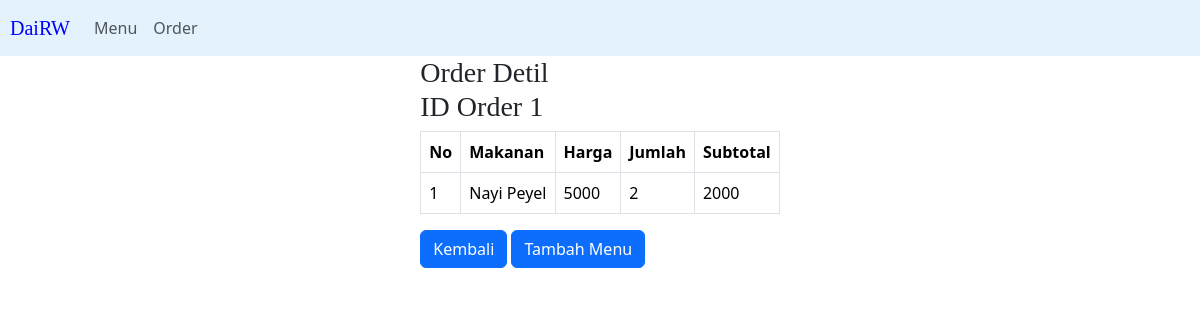
/Orderdetil.php?idorder=1, run on the app's committed database.
### tables this page shows
CREATE TABLE `order_detil` (
  `id` int(11) NOT NULL,
  `id_order` int(11) NOT NULL,
  `id_menu` int(11) NOT NULL,
  `jumlah` int(11) NOT NULL,
  `harga` decimal(20,0) NOT NULL,
  `subtotal` decimal(20,0) NOT NULL
);

CREATE TABLE `menu` (
  `id_makanan` int(30) NOT NULL,
  `nama_makanan` varchar(30) NOT NULL,
  `harga` int(10) NOT NULL
);

### orderDetil.php (the view, shortened to what this page needs)
<?php
include "koneksi.inc";
if(isset($_GET['idorder'])){
	$idorder = $_GET['idorder'];
	$raw_sql = mysqli_query($koneksi, "SELECT menu.nama_makanan, menu.harga, order_detil.jumlah, order_detil.subtotal FROM menu INNER JOIN order_detil ON (order_detil.id_menu = menu.id_makanan) WHERE order_detil.id_order = $idorder");
} else{
	$idorder = "Invalid";
}
$ind = 1;
?>
<!DOCTYPE html>
<html lang="en">
<head>
	<link href="https://cdn.jsdelivr.net/npm/bootstrap@5.3.2/dist/css/bootstrap.min.css" rel="stylesheet">
</head>
<body>
	<nav class="navbar navbar-expand-lg navbar-light" style="background-color: #e3f2fd;">
		<a class="navbar-brand" href="index.php" style="margin-left: 10px; font-family: cursive; color: blue;">DaiRW</a>
  		<div class="collapse navbar-collapse" id="navbarNavAltMarkup">
    		<div class="navbar-nav">
		      <a class="nav-item nav-link" href="menu.php">Menu</a>
		      <a class="nav-item nav-link" href="order.php">Order</a>
    		</div>
		</div>
	</nav>
	<div class="container">
		<div class="row justify-content-center">
			<div class="col-md-auto">
				<h3 style="font-family: Cursive;">Order Detil<br>
					ID Order <?= $idorder ?>
				</h3>
				<table class="table table-bordered">
				    <tr>
				        <th>No</th>
				        <th>Makanan</th>
				        <th>Harga</th>
				        <th>Jumlah</th>
				        <th>Subtotal</th>
				    </tr>
				    <?php while($row = mysqli_fetch_assoc($raw_sql)): ?>
				    	<tr>
				    		<td><?= $ind ?></td>
				    		<td><?= $row['nama_makanan'] ?></td>
				    		<td><?= $row['harga'] ?></td>
				    		<td><?= $row['jumlah'] ?></td>
				    		<td><?= $row['subtotal'] ?></td>
				    	</tr>
				    <?php $ind++; endwhile; ?>
				</table>
				<a class="btn btn-primary" href="order.php">Kembali</a>
				<a class="btn btn-primary" href="insertOrderDetil.php?idorder=<?= $idorder ?>">Tambah Menu</a>
			</div>
		</div>
	</div>
</body>
</html>

### data on the page
order_detil: id_menu.nama_makanan "Nayi Peyel", id_menu.harga "5000", jumlah "2", subtotal "2000"

### other printed values
$idorder "1"
